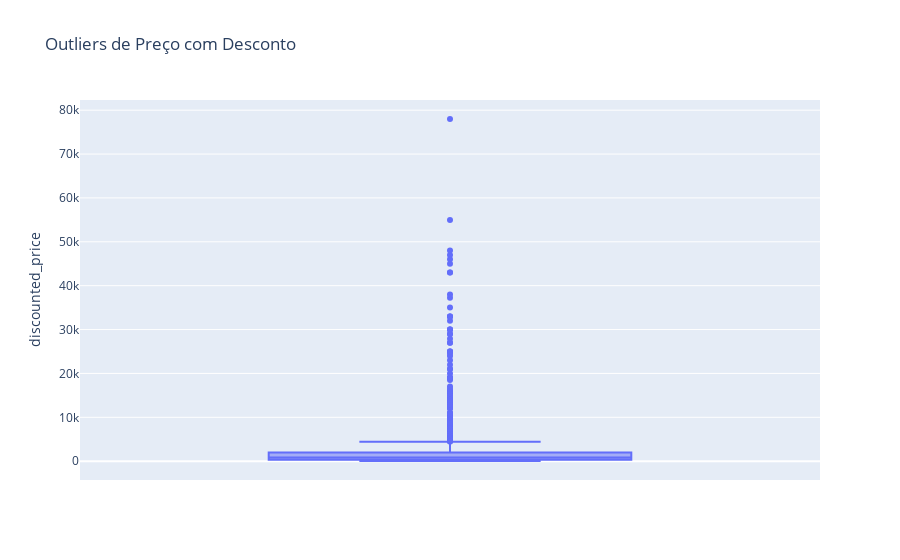

Notebook source saved alongside this figure:
### Markdown cell above
Produtos com temas como experience e os residuos (other) apresentam ratings mais lineares atingindo todas as pontuações. <br>
Delivery, quality e service ficaram com rating superiores a 2, num geral se colocando bem posicionados.<br>
Functionality é o tema que tem pior relação desconto com rating. <br>
Price mostram menor variação no rating conforme o desconto.<br>

### Code cell
fig = px.box(df.drop_duplicates(subset="review_id"), y="discounted_price", title="Outliers de Preço com Desconto")
fig.show()

### Figure 1 — Plotly figure (JSON) as saved in the notebook; plotly's stock layout.template omitted (floating-point values rounded to 4 significant figures; data arrays with more than 128 entries replaced by an {"elided": "..."} marker saying what was removed)
{"data": [{"alignmentgroup": "True", "hovertemplate": "discounted_price=%{y}<extra></extra>", "legendgroup": "", "marker": {"color": "#636efa"}, "name": "", "notched": false, "offsetgroup": "", "orientation": "v", "showlegend": false, "type": "box", "x0": " ", "xaxis": "x", "y": {"elided": "1189 float values"}, "y0": " ", "yaxis": "y"}], "layout": {"boxmode": "group", "legend": {"tracegroupgap": 0}, "title": {"text": "Outliers de Preço com Desconto"}, "xaxis": {"anchor": "y", "domain": [0, 1]}, "yaxis": {"anchor": "x", "domain": [0, 1], "title": {"text": "discounted_price"}}}}
